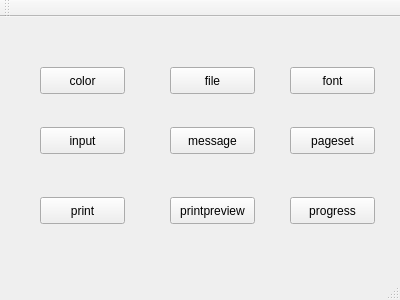
<?xml version="1.0" encoding="UTF-8"?>
<ui version="4.0">
 <class>MainWindow</class>
 <widget class="QMainWindow" name="MainWindow">
  <property name="geometry">
   <rect>
    <x>0</x>
    <y>0</y>
    <width>400</width>
    <height>300</height>
   </rect>
  </property>
  <property name="windowTitle">
   <string>MainWindow</string>
  </property>
  <widget class="QWidget" name="centralWidget">
   <widget class="QPushButton" name="pushButton">
    <property name="geometry">
     <rect>
      <x>40</x>
      <y>50</y>
      <width>85</width>
      <height>27</height>
     </rect>
    </property>
    <property name="text">
     <string>color</string>
    </property>
   </widget>
   <widget class="QPushButton" name="pushButton_2">
    <property name="geometry">
     <rect>
      <x>170</x>
      <y>50</y>
      <width>85</width>
      <height>27</height>
     </rect>
    </property>
    <property name="text">
     <string>file</string>
    </property>
   </widget>
   <widget class="QPushButton" name="pushButton_3">
    <property name="geometry">
     <rect>
      <x>290</x>
      <y>50</y>
      <width>85</width>
      <height>27</height>
     </rect>
    </property>
    <property name="text">
     <string>font</string>
    </property>
   </widget>
   <widget class="QPushButton" name="pushButton_4">
    <property name="geometry">
     <rect>
      <x>40</x>
      <y>110</y>
      <width>85</width>
      <height>27</height>
     </rect>
    </property>
    <property name="text">
     <string>input</string>
    </property>
   </widget>
   <widget class="QPushButton" name="pushButton_5">
    <property name="geometry">
     <rect>
      <x>170</x>
      <y>110</y>
      <width>85</width>
      <height>27</height>
     </rect>
    </property>
    <property name="text">
     <string>message</string>
    </property>
   </widget>
   <widget class="QPushButton" name="pushButton_6">
    <property name="geometry">
     <rect>
      <x>290</x>
      <y>110</y>
      <width>85</width>
      <height>27</height>
     </rect>
    </property>
    <property name="text">
     <string>pageset</string>
    </property>
   </widget>
   <widget class="QPushButton" name="pushButton_7">
    <property name="geometry">
     <rect>
      <x>40</x>
      <y>180</y>
      <width>85</width>
      <height>27</height>
     </rect>
    </property>
    <property name="text">
     <string>print</string>
    </property>
   </widget>
   <widget class="QPushButton" name="pushButton_8">
    <property name="geometry">
     <rect>
      <x>170</x>
      <y>180</y>
      <width>85</width>
      <height>27</height>
     </rect>
    </property>
    <property name="text">
     <string>printpreview</string>
    </property>
   </widget>
   <widget class="QPushButton" name="pushButton_9">
    <property name="geometry">
     <rect>
      <x>290</x>
      <y>180</y>
      <width>85</width>
      <height>27</height>
     </rect>
    </property>
    <property name="text">
     <string>progress</string>
    </property>
   </widget>
  </widget>
  <widget class="QMenuBar" name="menuBar">
   <property name="geometry">
    <rect>
     <x>0</x>
     <y>0</y>
     <width>400</width>
     <height>25</height>
    </rect>
   </property>
  </widget>
  <widget class="QToolBar" name="mainToolBar">
   <attribute name="toolBarArea">
    <enum>TopToolBarArea</enum>
   </attribute>
   <attribute name="toolBarBreak">
    <bool>false</bool>
   </attribute>
  </widget>
  <widget class="QStatusBar" name="statusBar"/>
 </widget>
 <layoutdefault spacing="6" margin="11"/>
 <resources/>
 <connections/>
</ui>
